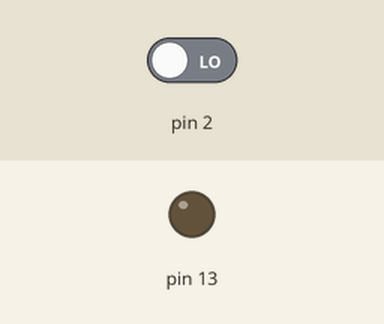
This sketch was run on a simulated Arduino Uno, built with avr-gcc and run on an emulated ATmega328P. Parts: output pins drawn as LEDs (lit = HIGH). Inputs (shaded band) come from the test bench; at power-on: pin 2 LOW.

Above: at 1.2 s.
1.3 s: pin 2 driven HIGH
At 2.5 s:
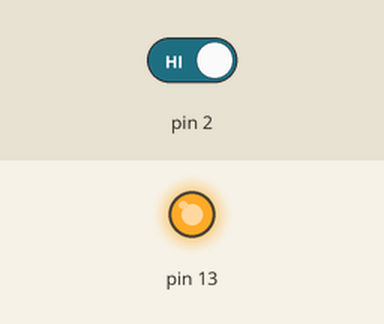
2.8 s: pin 2 driven LOW
At 3.8 s:
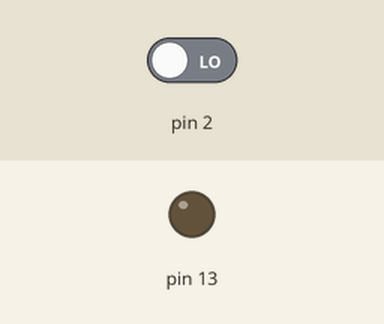
Timing chart, 0 to 5.8 s (numbered marks = the images above; inputs shaded):
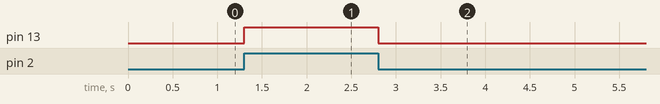

The sketch:

L04_pulsante.ino
```cpp
void setup() {
  pinMode(2, INPUT);
  pinMode(13, OUTPUT);
}

void loop() {
  int bt = digitalRead(2);
  if (bt) {
    digitalWrite(13, HIGH);
  } else {
    digitalWrite(13, LOW);
  }
}
```

Measured:
- after the input at 1.3 s, pin 13: LOW → HIGH at once
- after the input at 2.8 s, pin 13: HIGH → LOW at once
